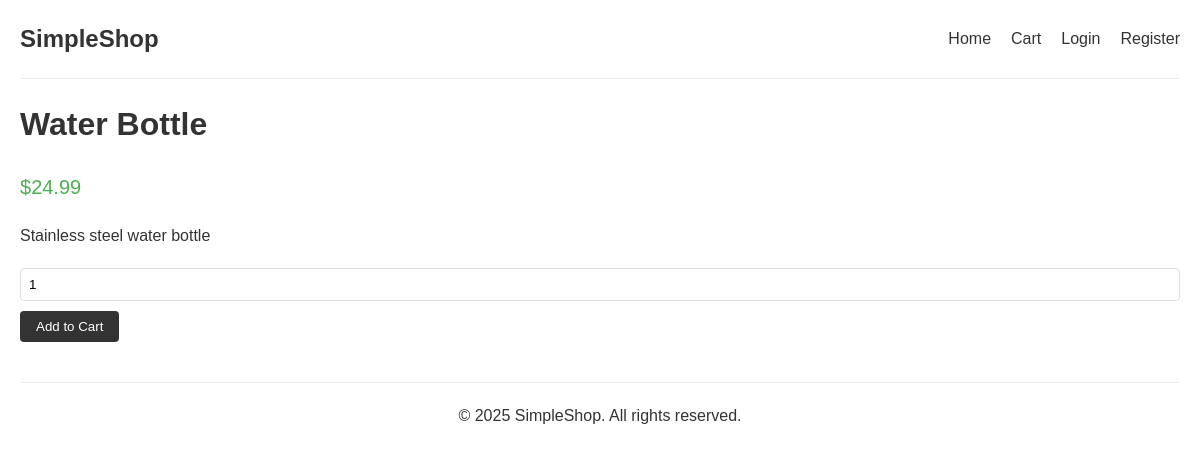
The app's page /index.php?route=product&id=8 with its own data.
### tables this page shows
CREATE TABLE IF NOT EXISTS products (
    id INT AUTO_INCREMENT PRIMARY KEY,
    name VARCHAR(100) NOT NULL,
    description TEXT,
    price DECIMAL(10, 2) NOT NULL,
    stock INT NOT NULL DEFAULT 0,
    created_at TIMESTAMP DEFAULT CURRENT_TIMESTAMP
);

### index.php (the view, shortened to what this page needs)
<?php
$host = "localhost";
$username = "root";
$password = "";
$database = "simple_ecommerce";
$conn = new mysqli($host, $username, $password, $database);
$route = isset($_GET['route']) ? $_GET['route'] : 'home';
include 'header.php';
switch ($route) {
    case 'product':
        displayProduct($conn);
        break;
}
include 'footer.php';
function displayProduct($conn) {
    $id = (int)$_GET['id'];
    $sql = "SELECT * FROM products WHERE id = $id";
    $result = $conn->query($sql);
    if ($result->num_rows > 0) {
        $product = $result->fetch_assoc();
        echo "<div class='product-detail'>";
        echo "<h1>" . htmlspecialchars($product['name']) . "</h1>";
        echo "<p class='price'>$" . number_format($product['price'], 2) . "</p>";
        echo "<div class='description'>" . htmlspecialchars($product['description']) . "</div>";
        echo "<form method='post' action='index.php?route=cart'>";
        echo "<input type='number' name='quantity' value='1' min='1' max='10'>";
        echo "<button type='submit' name='add_to_cart' class='button'>Add to Cart</button>";
        echo "</form>";
        echo "</div>";
    } else {
        echo "<p>Product not found.</p>";
    }
}
?>

### header.php (style rules this page uses)
* { box-sizing: border-box; margin: 0; padding: 0; }
body { font-family: Arial, sans-serif; line-height: 1.6; color: #333; max-width: 1200px; margin: 0 auto; padding: 0 20px; }
h1 { margin-bottom: 20px; }
.button { display: inline-block; background: #333; color: #fff; padding: 8px 16px; border-radius: 4px; text-decoration: none; margin-top: 10px; border: none; cursor: pointer; }
.product-detail { margin-bottom: 40px; }
.product-detail .price { font-size: 20px; color: #4CAF50; margin-bottom: 20px; }
.product-detail .description { margin-bottom: 20px; }
form { margin-bottom: 20px; }
input { width: 100%; padding: 8px; border: 1px solid #ddd; border-radius: 4px; }

### records on screen
products: name "Water Bottle", price "24.99", description "Stainless steel water bottle"
